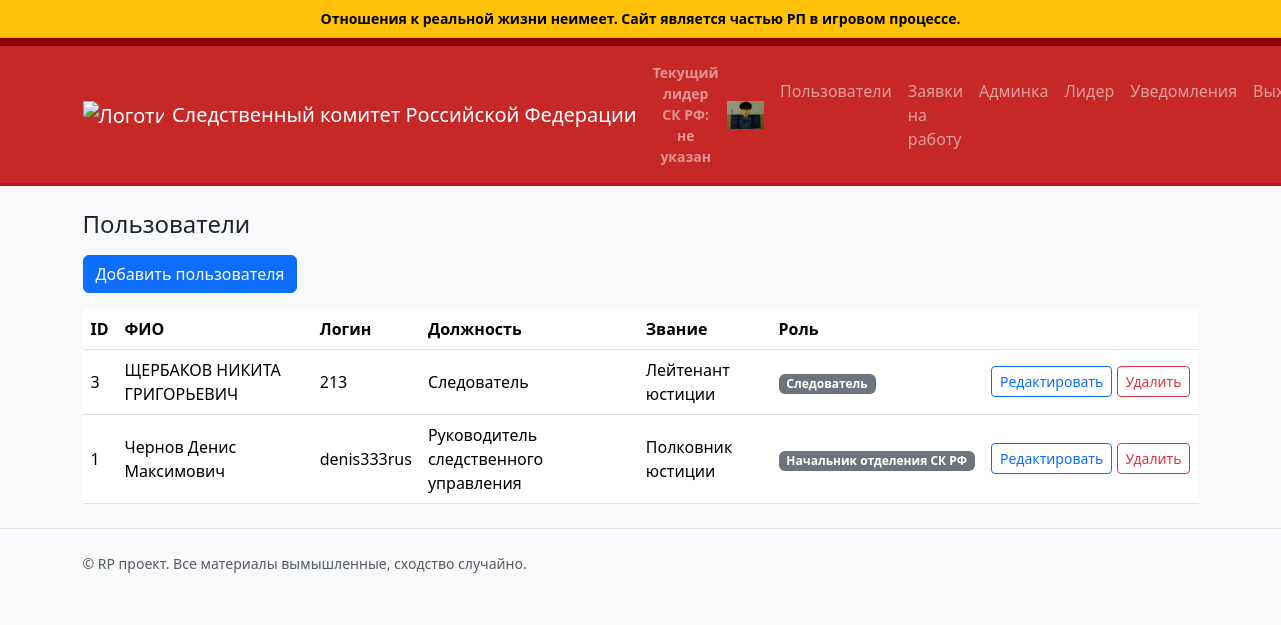
The app's page /admin/users (signed in) with its own data.
### app.py (models this page shows, shortened)
class AdminUser(db.Model):
	id = db.Column(db.Integer, primary_key=True)
	username = db.Column(db.String(80), unique=True, nullable=False)
	password_hash = db.Column(db.String(255), nullable=False)
	role = db.Column(db.String(50), default='investigator', nullable=False)
	full_name = db.Column(db.String(150), nullable=True)
	position = db.Column(db.String(100), nullable=True)
	rank = db.Column(db.String(100), nullable=True)

### app.py (the view)
	def wrapper(*args, **kwargs):
		if not session.get('admin_logged_in'):
			flash('Требуется вход в админ-панель', 'warning')
			return redirect(url_for('admin_login', next=request.path))
		return view_func(*args, **kwargs)

### app.py (called while the page is built)
def login_required(view_func):
	def wrapper(*args, **kwargs):
		if not session.get('admin_logged_in'):
			flash('Требуется вход в админ-панель', 'warning')
			return redirect(url_for('admin_login', next=request.path))
		return view_func(*args, **kwargs)
	wrapper.__name__ = view_func.__name__
	return wrapper

### templates/admin/users_list.html (shortened to what this page needs)
{% extends 'base.html' %}
{% block content %}
	<h1 class="h4 mb-3">Пользователи</h1>
	<div class="mb-3">
		<a class="btn btn-primary" href="{{ url_for('admin_users_new') }}">Добавить пользователя</a>
	</div>
	<table class="table table-hover align-middle">
		<thead>
			<tr>
				<th>ID</th>
				<th>ФИО</th>
				<th>Логин</th>
				<th>Должность</th>
				<th>Звание</th>
				<th>Роль</th>
				<th></th>
			</tr>
		</thead>
		<tbody>
			{% for u in users %}
			<tr>
				<td>{{ u.id }}</td>
				<td>{{ u.full_name or 'Не указано' }}</td>
				<td>{{ u.username }}</td>
				<td>{{ u.position or 'Не указана' }}</td>
				<td>{{ u.rank or 'Не указано' }}</td>
				<td><span class="badge bg-secondary">{{ role_labels.get(u.role, u.role) }}</span></td>
				<td class="text-nowrap">
					<a class="btn btn-sm btn-outline-primary" href="{{ url_for('admin_users_edit', user_id=u.id) }}">Редактировать</a>
					<form method="post" action="{{ url_for('admin_users_delete', user_id=u.id) }}" class="d-inline" onsubmit="return confirm('Удалить пользователя?');">
						<button class="btn btn-sm btn-outline-danger" type="submit">Удалить</button>
					</form>
				</td>
			</tr>
			{% endfor %}
		</tbody>
	</table>
{% endblock %}

### static/styles.css (style rules this page uses)
body { background-color: #f8f9fa; }

### records on screen
AdminUser: id "3", full_name "ЩЕРБАКОВ НИКИТА ГРИГОРЬЕВИЧ", username "213", position "Следователь", rank "Лейтенант юстиции", get "Следователь"
AdminUser: id "1", full_name "Чернов Денис Максимович", username "denis333rus", position "Руководитель следственного управления", rank "Полковник юстиции", get "Начальник отделения СК РФ"
